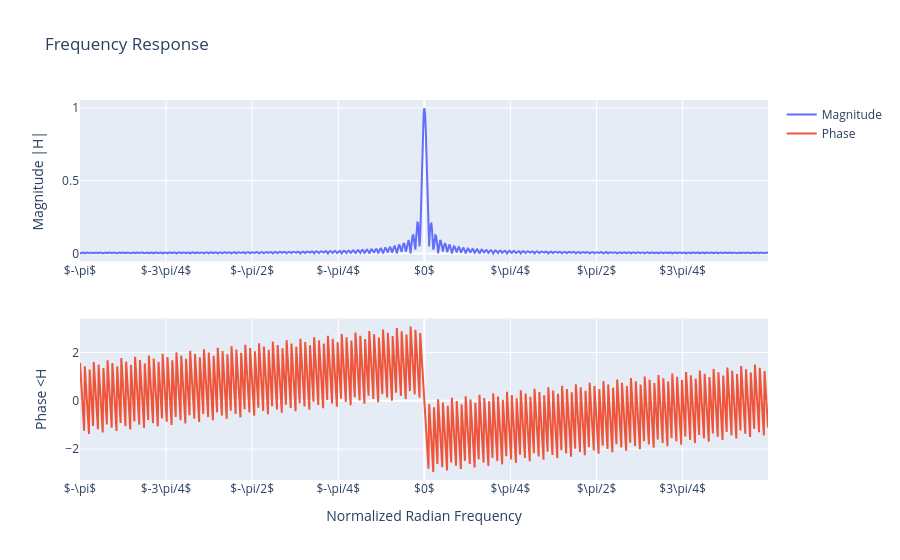

Here is the notebook cell this chart was saved with:
### Markdown cell above
2.1 Use the `freqz` and `plot_frequency_response` functions to plot the frequency response of the averaging filter of your envelope function.

### Code cell
ww = np.arange(-np.pi, np.pi, np.pi/500)
_, H = signal.freqz([1/150]*150, 1, ww) #env = envelope(ref, 150) 

plot_frequency_response(ww, H)

### Figure 1 — Plotly figure (JSON) as saved in the notebook; plotly's stock layout.template omitted (floating-point values rounded to 4 significant figures; data arrays with more than 128 entries replaced by an {"elided": "..."} marker saying what was removed)
{"data": [{"name": "Magnitude", "type": "scatter", "x": {"elided": "1000 float values"}, "xaxis": "x", "y": {"elided": "1000 float values"}, "yaxis": "y"}, {"name": "Phase", "type": "scatter", "x": {"elided": "1000 float values"}, "xaxis": "x2", "y": {"elided": "1000 float values"}, "yaxis": "y2"}], "layout": {"title": {"text": "Frequency Response"}, "xaxis": {"anchor": "y", "domain": [0, 1], "tickmode": "array", "ticktext": ["$-\\pi$", "$-3\\pi/4$", "$-\\pi/2$", "$-\\pi/4$", "$0$", "$\\pi/4$", "$\\pi/2$", "$3\\pi/4$", "$\\pi$"], "tickvals": [-3.142, -2.356, -1.571, -0.7854, 0, 0.7854, 1.571, 2.356, 3.142]}, "xaxis2": {"anchor": "y2", "domain": [0, 1], "tickmode": "array", "ticktext": ["$-\\pi$", "$-3\\pi/4$", "$-\\pi/2$", "$-\\pi/4$", "$0$", "$\\pi/4$", "$\\pi/2$", "$3\\pi/4$", "$\\pi$"], "tickvals": [-3.142, -2.356, -1.571, -0.7854, 0, 0.7854, 1.571, 2.356, 3.142], "title": {"text": "Normalized Radian Frequency"}}, "yaxis": {"anchor": "x", "domain": [0.575, 1], "title": {"text": "Magnitude |H|"}}, "yaxis2": {"anchor": "x2", "domain": [0, 0.425], "title": {"text": "Phase <H"}}}}
